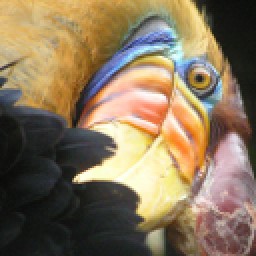
#> input picture unsupervised_learning_recommenders_reinforcement_learning/bird_small.png, 128 x 128 px, found by its file name (shown 2 times larger)
$ python 01_K_means.py
#> lines starting #> are read from the running program, lines starting #| are printed output that depends on the picture
import numpy as np
import matplotlib.pyplot as plt

import random

def make_blobs(centers, nsamples=200, std=0.1):
#> called with centers = array of shape (3, 2), nsamples = 200, std = 20
    n = len(centers) * nsamples
    x_train = np.zeros((n, 2), dtype=np.float32)
    y_train = np.zeros((n,), dtype=np.int32)
    for i in range(len(centers)):
        for j in range(nsamples):
            x_dist = ( random.randint(1, 1000) / 1000 ) * std
            y_dist = ( random.randint(1, 1000) / 1000 ) * std
            x_train[i*nsamples + j] = centers[i] + np.array([x_dist, y_dist])
            y_train[i*nsamples + j] = i
    return x_train, y_train

def find_closest_centroids(X, centroids):
    """
    Computes the centroid memberships for every example

    Args:
        X (ndarray): (m, n) Input values
        centroids (ndarray): (K, n) centroids

    Returns:
        idx (array_like): (m,) closest centroids

    """
    K = centroids.shape[0]
    idx = np.zeros(X.shape[0], dtype=int)
    for i, x in enumerate(X):
        min_centroid = np.linalg.norm(x - centroids[0])
        idx_i = 0
        for k in range(len(centroids)):
            dist = np.linalg.norm(x - centroids[k])
            if dist < min_centroid:
                min_centroid = dist
                idx_i = k
        idx[i] = idx_i
    return idx

def compute_centroids(X, idx, K):
    """
    Returns the new centroids by computing the means of the
    data points assigned to each centroid.

    Args:
        X (ndarray):   (m, n) Data points
        idx (ndarray): (m,) Array containing index of closest centroid for each
                        example in X. Concretely, idx[i] contains the index of
                        the centroid closest to example i
        K (int):       number of centroids

    Returns:
        centroids (ndarray): (K, n) New centroids computed
    """
    m, n = X.shape
    centroids = np.zeros((K, n))
    for k in range(K):
        points = [X[i] for i in range(len(idx)) if idx[i] == k]
        centroids[k] = sum(points)/len(points)
    return centroids

def kMeans_init_centroids(X, K):
    """
    This function initializes K centroids that are to be
    used in K-Means on the dataset X

    Args:
        X (ndarray): Data points
        K (int):     number of centroids/clusters

    Returns:
        centroids (ndarray): Initialized centroids
    """

    # Randomly reorder the indices of examples
    randidx = np.random.permutation(X.shape[0])

    # Take the first K examples as centroids
    centroids = X[randidx[:K]]

    return centroids

def run_kMean(X, initial_centroids, max_iter=10):
    """Run K-Mean algorithm on data matrix X, where each row of X is a single example"""
#> called with X = array of shape (600, 2), initial_centroids = array of shape (3, 2), max_iter = 100
    m, n = X.shape
    centroids =initial_centroids
    for i in range(max_iter):
        print(f'K-Means iteration {i}/{max_iter}')
        idx =  find_closest_centroids(X, centroids)
        centroids = compute_centroids(X, idx, len(centroids))
    return centroids, idx

centers = np.array([[10, 20], [50, 60], [100, 120]])
X_train, Y_train = make_blobs(centers, nsamples=200, std=20)

K = 3
max_iter = 100
#initial_centroids = np.array([[20, 30], [30, 30], [70, 60]])
initial_centroids = kMeans_init_centroids(X_train, K)
idx_init = find_closest_centroids(X_train, initial_centroids)

centroids, idx = run_kMean(X_train, initial_centroids, max_iter)

fig, ax = plt.subplots(1,2)
red_center_init = X_train[idx_init == 0]
green_center_init = X_train[idx_init == 1]
blue_center_init = X_train[idx_init == 2]
red_center = X_train[idx == 0]
green_center = X_train[idx == 1]
blue_center = X_train[idx == 2]
ax[0].scatter(red_center_init[:,0], red_center_init[:,1], marker='o', c='r', label='K=1')
ax[0].scatter(green_center_init[:,0], green_center_init[:,1], marker='v', c='g', label='K=2')
ax[0].scatter(blue_center_init[:,0], blue_center_init[:,1], marker='x', c='b', label='K=3')
ax[0].scatter(initial_centroids[:,0], initial_centroids[:,1], marker='x', c='purple', label='centroids')
ax[0].set_title('Init state')
ax[0].legend()
ax[1].scatter(red_center[:,0], red_center[:,1], marker='o', c='r', label='K=1')
ax[1].scatter(green_center[:,0], green_center[:,1], marker='v', c='g', label='K=2')
ax[1].scatter(blue_center[:,0], blue_center[:,1], marker='x', c='b', label='K=3')
ax[1].scatter(centroids[:,0], centroids[:,1], marker='x', c='purple', label='centroids')
ax[1].set_title('K-mean')
ax[1].legend()
plt.show()
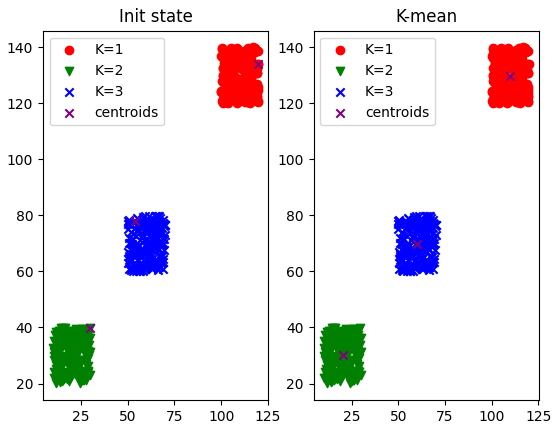
#> figure drawn by matplotlib, 2 panels

# load image
original_img = plt.imread('unsupervised_learning_recommenders_reinforcement_learning/bird_small.png')
#> original_img is the input picture: shape (128, 128, 3) float32; mean R, G, B 0.531, 0.46, 0.358
plt.imshow(original_img)
plt.show()

print(f'Shape of original image is: {original_img.shape}')
#| Shape of original image is: (128, 128, 3)

X_img = np.reshape(original_img, (original_img.shape[0]*original_img.shape[1], 3))
print(X_img.shape)
#| (16384, 3)

K = 16
max_iter = 20
initial_centroids = kMeans_init_centroids(X_img, K)
#> in kMeans_init_centroids (call 2), `centroids = X[randidx[:K]]`: centroids = 16 rows, first 8: [0.051, 0.0549, 0.0471], [0.0627, 0.0706, 0.0588], [0.733, 0.549, 0.282], [0.0588, 0.0706, 0.0588], [0.467, 0.408, 0.18], [0.996, 0.969, 0.757], [0.784, 0.675, 0.427], [0.988, 0.933, 0.914]
#> initial_centroids has the same summary as centroids in kMeans_init_centroids
idx_init = find_closest_centroids(X_img, initial_centroids)
#> idx_init = 16384 values, max 15 at index 3664, min 0 at index 108, mean 6.84
centroids, idx = run_kMean(X_img, initial_centroids, max_iter)
#> after the loop in run_kMean (call 2), `for i in range(max_iter):`: centroids = 16 rows, first 8: [0.0795, 0.0861, 0.0752], [0.146, 0.152, 0.143], [0.709, 0.536, 0.278], [0.104, 0.112, 0.102], [0.449, 0.4, 0.402], [0.963, 0.866, 0.664], [0.578, 0.531, 0.537], [0.726, 0.717, 0.765]
#> idx = 16384 values, max 15 at index 1874, min 0 at index 103, mean 7.21
X_img_recovered = centroids[idx, :]
X_img_recovered = np.reshape(X_img_recovered, original_img.shape)
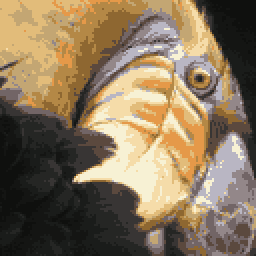
#> X_img_recovered: shape (128, 128, 3) float64 (shown 2 times larger); mean R, G, B 0.531, 0.46, 0.358

print(f'Shape of idx: {idx.shape}')
#| Shape of idx: (16384,)
print(f'Closest point for the first five elements: {idx[:5]}')
#| Closest point for the first five elements: [10 10 10 10 10]

# Display original image
fig, ax = plt.subplots(1,3)
plt.axis('off')

ax[0].imshow(original_img)
ax[0].set_title('Original')
ax[0].set_axis_off()


# Display compressed image
ax[1].imshow(X_img_recovered)
ax[1].set_title('Compressed with %d colours'%K)
ax[1].set_axis_off()

# Display color palette
centroids = np.reshape(centroids, (centroids.shape[0], 1, 3))
ax[2].imshow(centroids)
ax[2].set_title('Color pallette')
ax[2].set_axis_off()
plt.show()
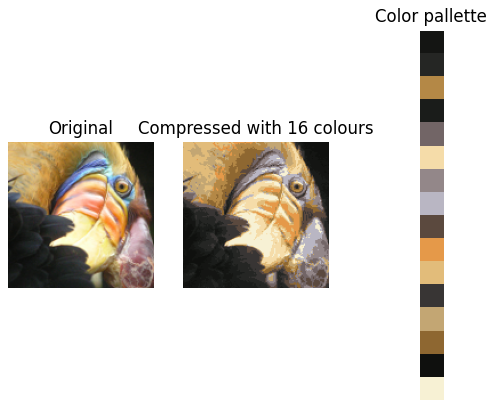
#> figure drawn by matplotlib, 3 panels
